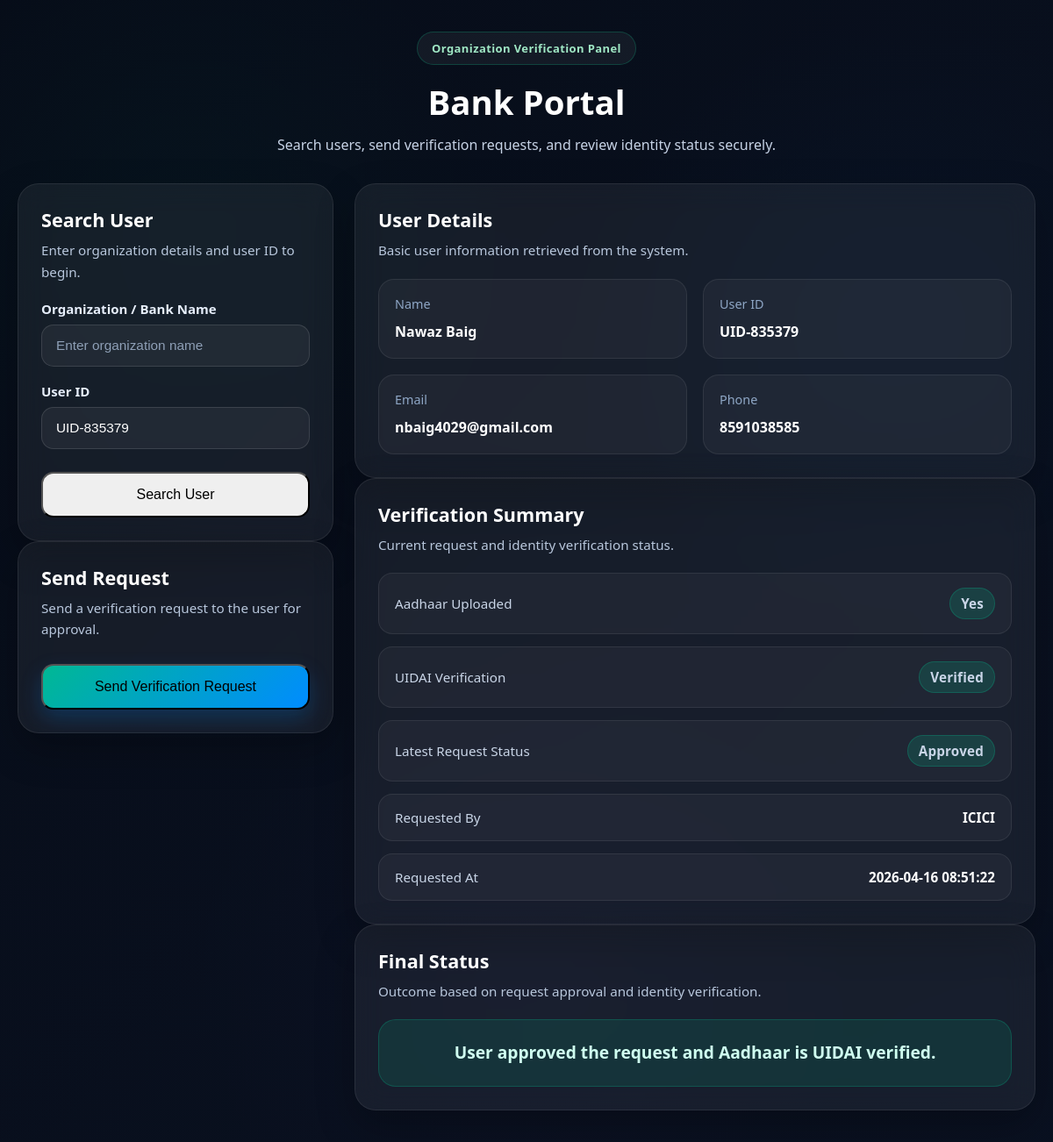
The app's page /bank?user_id=UID-835379 with its own data.
### tables this page shows
CREATE TABLE users (
    id INTEGER PRIMARY KEY AUTOINCREMENT,
    first_name TEXT NOT NULL,
    last_name TEXT NOT NULL,
    email TEXT NOT NULL UNIQUE,
    phone TEXT NOT NULL,
    password TEXT NOT NULL,
    user_id TEXT NOT NULL UNIQUE,
    otp TEXT,
    otp_verified INTEGER DEFAULT 0
);

CREATE TABLE bank_requests (
    id INTEGER PRIMARY KEY AUTOINCREMENT,
    bank_name TEXT,
    target_user_id TEXT,
    status TEXT DEFAULT 'Pending',
    request_time TIMESTAMP DEFAULT CURRENT_TIMESTAMP,
    preview_used INTEGER DEFAULT 0
);

### routes/bank_routes.py (the view, shortened to what this page needs)
@bank_bp.route("/bank", methods=["GET", "POST"])
def bank_portal():
    user = None
    latest_request = None
    aadhaar_record = None
    identity_verified = False
    verification_message = None
    searched_user_id = ""
    bank_name = ""
    searched_user_id = request.args.get("user_id", "")
    bank_name = request.args.get("bank_name", "")
    if searched_user_id:
        conn = get_db_connection()
        user = conn.execute(
            "SELECT * FROM users WHERE user_id = ?",
            (searched_user_id,)
        ).fetchone()
        aadhaar_record = conn.execute(
            "SELECT * FROM aadhaar_records WHERE user_id = ? ORDER BY id DESC LIMIT 1",
            (searched_user_id,)
        ).fetchone()
        if bank_name:
            latest_request = conn.execute(
                """
                SELECT * FROM bank_requests
                WHERE target_user_id = ? AND bank_name = ?
                ORDER BY id DESC LIMIT 1
                """,
                (searched_user_id, bank_name)
            ).fetchone()
        else:
            latest_request = conn.execute(
                """
                SELECT * FROM bank_requests
                WHERE target_user_id = ?
                ORDER BY id DESC LIMIT 1
                """,
                (searched_user_id,)
            ).fetchone()
        if latest_request:
            if latest_request["status"] == "Approved":
                if aadhaar_record and aadhaar_record["uidai_verified"] == 1:
                    identity_verified = True
                    verification_message = "User approved the request and Aadhaar is UIDAI verified."
                elif aadhaar_record and aadhaar_record["uidai_verified"] == 0:
                    verification_message = "Request approved, but Aadhaar is not UIDAI verified."
                else:
                    verification_message = "Request approved, but Aadhaar record is not available."
            elif latest_request["status"] == "Rejected":
                verification_message = "Request was rejected by the user."
            elif latest_request["status"] == "Pending":
                verification_message = "Request sent. Waiting for user approval."
        conn.close()
    return render_template(
        "bank_portal.html",
        user=user,
        latest_request=latest_request,
        aadhaar_record=aadhaar_record,
        identity_verified=identity_verified,
        verification_message=verification_message,
        searched_user_id=searched_user_id,
        bank_name=bank_name
    )

### utils/db_utils.py (called while the page is built)
def get_db_connection():
    conn = sqlite3.connect(DATABASE)
    conn.row_factory = sqlite3.Row
    return conn

### templates/bank_portal.html (shortened to what this page needs)
{% extends "base.html" %}
{% block content %}
<div class="bank-dashboard-shell">
    <div class="bank-bg"></div>
    <div class="bank-overlay"></div>
    <div class="bank-dashboard-container">
        <div class="bank-dashboard-header">
            <div class="bank-header-badge">Organization Verification Panel</div>
            <h1>Bank Portal</h1>
            <p>Search users, send verification requests, and review identity status securely.</p>
        </div>
        <div class="bank-dashboard-grid">
            <div class="bank-left-column">
                <div class="bank-panel-card">
                    <div class="bank-card-head">
                        <h2>Search User</h2>
                        <p>Enter organization details and user ID to begin.</p>
                    </div>
                    <form method="POST" action="/bank" class="bank-form">
                        <div class="input-group">
                            <label>Organization / Bank Name</label>
                            <input
                                type="text"
                                name="bank_name"
                                placeholder="Enter organization name"
                                value="{{ bank_name if bank_name else '' }}"
                                required
                            >
                        </div>
                        <div class="input-group">
                            <label>User ID</label>
                            <input
                                type="text"
                                name="target_user_id"
                                placeholder="Enter User ID"
                                value="{{ searched_user_id if searched_user_id else '' }}"
                                required
                            >
                        </div>
                        <button type="submit" class="primary-btn full-btn">Search User</button>
                    </form>
                </div>
                {% if user %}
                <div class="bank-panel-card">
                    <div class="bank-card-head">
                        <h2>Send Request</h2>
                        <p>Send a verification request to the user for approval.</p>
                    </div>
                    <form method="POST" action="/bank" class="bank-form">
                        <button type="submit" class="primary-btn accent-btn full-btn">
                            Send Verification Request
                        </button>
                    </form>
                </div>
                {% endif %}
            </div>
            <div class="bank-right-column">
                {% if user %}
                <div class="bank-panel-card">
                    <div class="bank-card-head">
                        <h2>User Details</h2>
                        <p>Basic user information retrieved from the system.</p>
                    </div>
                    <div class="bank-info-grid">
                        <div class="bank-info-box">
                            <span>Name</span>
                            <strong>{{ user["first_name"] }} {{ user["last_name"] }}</strong>
                        </div>
                        <div class="bank-info-box">
                            <span>User ID</span>
                            <strong>{{ user["user_id"] }}</strong>
                        </div>
                        <div class="bank-info-box">
                            <span>Email</span>
                            <strong>{{ user["email"] }}</strong>
                        </div>
                        <div class="bank-info-box">
                            <span>Phone</span>
                            <strong>{{ user["phone"] }}</strong>
                        </div>
                    </div>
                </div>
                <div class="bank-panel-card">
                    <div class="bank-card-head">
                        <h2>Verification Summary</h2>
                        <p>Current request and identity verification status.</p>
                    </div>
                    <div class="bank-status-list">
                        <div class="bank-status-row">
                            <span>Aadhaar Uploaded</span>
                            <strong>
                                {% if aadhaar_record %}
                                    <span class="status-pill success-pill">Yes</span>
                                {% else %}
                                    <span class="status-pill pending-pill">No</span>
                                {% endif %}
                            </strong>
                        </div>
                        <div class="bank-status-row">
                            <span>UIDAI Verification</span>
                            <strong>
                                {% if aadhaar_record and aadhaar_record["uidai_verified"] == 1 %}
                                    <span class="status-pill success-pill">Verified</span>
                                {% elif aadhaar_record %}
                                    <span class="status-pill danger-pill">Not Verified</span>
                                {% else %}
                                    <span class="status-pill neutral-pill">Not Available</span>
                                {% endif %}
                            </strong>
                        </div>
                        <div class="bank-status-row">
                            <span>Latest Request Status</span>
                            <strong>
                                {% if latest_request %}
                                    {% if latest_request["status"] == "Approved" %}
                                        <span class="status-pill success-pill">{{ latest_request["status"] }}</span>
                                    {% elif latest_request["status"] == "Rejected" %}
                                        <span class="status-pill danger-pill">{{ latest_request["status"] }}</span>
                                    {% else %}
                                        <span class="status-pill pending-pill">{{ latest_request["status"] }}</span>
                                    {% endif %}
                                {% else %}
                                    <span class="status-pill neutral-pill">No Request Sent</span>
                                {% endif %}
                            </strong>
                        </div>
                        <div class="bank-status-row">
                            <span>Requested By</span>
                            <strong>
                                {% if latest_request %}
                                    {{ latest_request["bank_name"] }}
                                {% else %}
                                    {{ bank_name if bank_name else 'Not Available' }}
                                {% endif %}
                            </strong>
                        </div>
                        <div class="bank-status-row">
                            <span>Requested At</span>
                            <strong>
                                {% if latest_request %}
                                    {{ latest_request["request_time"] }}
                                {% else %}
                                    Not Requested Yet
                                {% endif %}
                            </strong>
                        </div>
                    </div>
                </div>
                {% if verification_message %}
                <div class="bank-panel-card">
                    <div class="bank-card-head">
                        <h2>Final Status</h2>
                        <p>Outcome based on request approval and identity verification.</p>
                    </div>
                    <div class="bank-final-status {% if identity_verified %}verified-status{% else %}pending-status{% endif %}">
                        <h3>{{ verification_message }}</h3>
                    </div>
                </div>
                {% endif %}
                {% else %}
                <div class="bank-empty-card">
                    <div class="bank-empty-icon">B</div>
                    <h2>Bank Verification Dashboard</h2>
                    <p>Enter the organization name and user ID to search for a user and begin the verification workflow.</p>
                </div>
                {% endif %}
            </div>
        </div>
    </div>
</div>
{% endblock %}

### static/css/style.css (style rules this page uses)
* { margin: 0; padding: 0; box-sizing: border-box; }
body { font-family: "Segoe UI", Tahoma, Geneva, Verdana, sans-serif; background: #0a0f1c; color: #ffffff; }
.full-btn { width: 100%; margin-top: 8px; padding: 15px 18px; font-size: 1rem; border-radius: 14px; }
.bank-dashboard-shell { position: relative; min-height: 100vh; overflow: hidden; background: linear-gradient(135deg, #081120 0%, #0d1628 45%, #111c34 100%); padding: 36px 20px; }
.bank-bg { position: absolute; inset: 0; background: radial-gradient(circle at 18% 20%, rgba(0, 255, 170, 0.08), transparent 25%), radial-gradient(circle at 85% 28%, rgba(0, 140, 255, 0.12), transparent 25%), radial-gradient(circle at 50% 85%, rgba(137, 92, 255, 0.08), transparent 30%); z-index: 1; }
.bank-overlay { position: absolute; inset: 0; background: linear-gradient( to bottom right, rgba(5, 10, 20, 0.65), rgba(8, 14, 28, 0.82) ); z-index: 2; }
.bank-dashboard-container { position: relative; z-index: 3; max-width: 1300px; margin: 0 auto; }
.bank-dashboard-header { text-align: center; margin-bottom: 30px; }
.bank-header-badge { display: inline-block; padding: 9px 16px; margin-bottom: 16px; border-radius: 999px; background: rgba(255, 255, 255, 0.05); border: 1px solid rgba(0, 255, 170, 0.18); color: #9fe7c4; font-size: 13px; font-weight: 600; letter-spacing: 0.4px; }
.bank-dashboard-header h1 { font-size: 2.4rem; font-weight: 800; color: #ffffff; margin-bottom: 10px; }
.bank-dashboard-header p { color: #c7d3e6; font-size: 1rem; line-height: 1.7; max-width: 760px; margin: 0 auto; }
.bank-dashboard-grid { display: grid; grid-template-columns: 360px 1fr; gap: 24px; align-items: start; }
.bank-panel-card, .bank-empty-card { background: rgba(255, 255, 255, 0.06); border: 1px solid rgba(255, 255, 255, 0.08); border-radius: 24px; padding: 26px; box-shadow: 0 18px 44px rgba(0, 0, 0, 0.25); backdrop-filter: blur(16px); }
.bank-card-head { margin-bottom: 20px; }
.bank-card-head h2 { color: #ffffff; font-size: 1.35rem; margin-bottom: 8px; font-weight: 700; }
.bank-card-head p { color: #b8c7dc; font-size: 0.95rem; line-height: 1.6; }
.bank-form .input-group { margin-bottom: 18px; }
.bank-form .input-group label { display: block; margin-bottom: 8px; color: #e6eefb; font-weight: 600; font-size: 0.94rem; }
.bank-form .input-group input { width: 100%; padding: 14px 16px; border-radius: 14px; border: 1px solid rgba(255, 255, 255, 0.12); background: rgba(255, 255, 255, 0.05); color: #ffffff; font-size: 0.96rem; outline: none; transition: all 0.3s ease; box-sizing: border-box; }
.bank-form .input-group input::placeholder { color: #8fa0b7; }
.bank-info-grid { display: grid; grid-template-columns: repeat(2, minmax(220px, 1fr)); gap: 18px; }
.bank-info-box { background: rgba(255, 255, 255, 0.04); border: 1px solid rgba(255, 255, 255, 0.08); border-radius: 18px; padding: 18px; }
.bank-info-box span { display: block; color: #8fa7c6; font-size: 0.9rem; margin-bottom: 10px; }
.bank-info-box strong { color: #ffffff; font-size: 1rem; line-height: 1.5; word-break: break-word; }
.bank-status-list { display: flex; flex-direction: column; gap: 14px; }
.bank-status-row { display: flex; justify-content: space-between; align-items: center; gap: 16px; padding: 16px 18px; border-radius: 16px; background: rgba(255, 255, 255, 0.04); border: 1px solid rgba(255, 255, 255, 0.08); }
.bank-status-row span { color: #c9d5e7; font-size: 0.95rem; }
.bank-status-row strong { color: #ffffff; font-size: 0.95rem; text-align: right; word-break: break-word; }
.status-pill { display: inline-block; padding: 7px 12px; border-radius: 999px; font-size: 0.82rem; font-weight: 700; letter-spacing: 0.2px; }
.success-pill { background: rgba(0, 200, 150, 0.16); color: #9ff0cf; border: 1px solid rgba(0, 200, 150, 0.24); }
.bank-final-status { padding: 22px; border-radius: 20px; text-align: center; }
.bank-final-status h3 { margin: 0; font-size: 1.2rem; line-height: 1.6; }
.verified-status { background: rgba(0, 200, 150, 0.12); border: 1px solid rgba(0, 200, 150, 0.22); color: #cffff0; }
.bank-dashboard-shell .full-btn { width: 100%; }
.bank-dashboard-shell .accent-btn { background: linear-gradient(135deg, #00b894, #008cff); box-shadow: 0 10px 25px rgba(0, 140, 255, 0.22); }

### records on screen
users: first_name "Nawaz", last_name "Baig", user_id "UID-835379", email "nbaig4029@gmail.com", phone "8591038585"
bank_requests: status "Approved", bank_name "ICICI", request_time "2026-04-16 08:51:22"

### other values on screen
{{ verification_message }} "User approved the request and Aadhaar is UIDAI verified."
